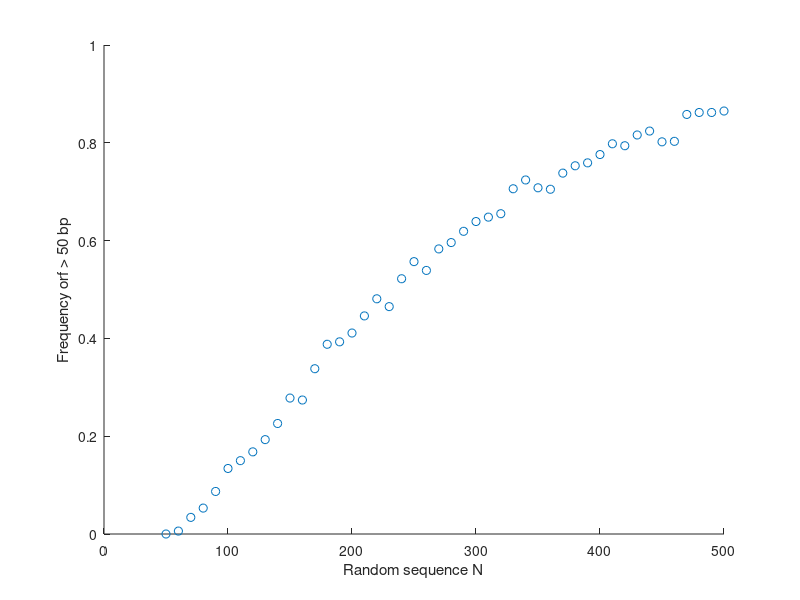

Source code (MATLAB): (Note: this script raises an error after producing the figure.)
% Homework 1. Due before class on 9/5/17
% Darlan Conterno Minussi

%% Problem 1 - addition with strings

% Fill in the blank space in this section with code that will add 
% the two numbers regardless of variable type. Hint see the matlab
% functions ischar, isnumeric, and str2num. 

%your code should work no matter which of these lines is uncommented. 
x = 3; y = 5; % integers
%x = '3'; y= '5'; %strings
% x = 3; y = '5'; %mixed

%your code goes here

if (ischar(x))
   x = str2num(x);
end
if (ischar(y))
   y = str2num(y);
end
    
%output your answer
disp(x + y);

%% Problem 2 - our first real biology problem. Open reading frames and nested loops.

%part 1: write a piece of code that creates a random DNA sequence of length
% N (i.e. consisting of the letters ATGC) where we will start with N=500 base pairs (b.p.).
% store the output in a variable
% called rand_seq. Hint: the function randi may be useful. 
% Even if you have access to the bioinformatics toolbox, 
% do not use the builtin function randseq for this part. 

N = 500; % define sequence length

bases = ['A' 'T' 'G' 'C'];
gen_numbers = randi(numel(bases),[1 N]);
rand_seq = bases(gen_numbers);


%part 2: open reading frames (ORFs) are pieces of DNA that can be
% transcribed and translated. They start with a start codon (ATG) and end with a
% stop codon (TAA, TGA, or TAG). Write a piece of code that finds the longest ORF 
% in your seqeunce rand_seq. Hint: see the function strfind.

N = 500; % define sequence length

bases = ['A' 'T' 'G' 'C'];
gen_numbers = randi(numel(bases),[1 N]);
rand_seq = bases(gen_numbers);

start = strfind(rand_seq, 'ATG');
stop = [strfind(rand_seq, 'TGA') strfind(rand_seq, 'TAA') strfind(rand_seq, 'TAG')];


for i = 1:length(start)
    for j = 1:length(stop)
        length_orf(i) = stop(j) - start(i);
    end
end

if (~isempty(length_orf))
length_orf = length_orf(length_orf > 0);
length_orf = length_orf(mod(length_orf,3) == 0);

disp(max(length_orf));
else 
    disp('No ORF found');
end

%part 3: copy your code in parts 1 and 2 but place it inside a loop that
% runs 1000 times. Use this to determine the probability
% that an sequence of length 500 has an ORF of greater than 50 b.p.


length_orf_prob = 0;

for iteration = 1:1000
    
    
    N = 500; % define sequence length
    
    bases = ['A' 'T' 'G' 'C'];
    gen_numbers = randi(numel(bases),[1 N]);
    rand_seq = bases(gen_numbers);
    
    start = strfind(rand_seq, 'ATG');
    stop = [strfind(rand_seq, 'TGA') strfind(rand_seq, 'TAA') strfind(rand_seq, 'TAG')];
    
    
    for i = 1:length(start)
        for j = 1:length(stop)
            length_orf(i) = stop(j) - start(i);
        end
    end
    
    if (~isempty(length_orf))
        length_orf = length_orf(length_orf > 50);
        length_orf = length_orf(mod(length_orf,3) == 0);
    else
    end
 
    
if length(length_orf > 0)
    length_orf_prob = length_orf_prob + 1;
end
    
end


prob = length_orf_prob/1000;
disp(prob);


%part 4: copy your code from part 3 but put it inside yet another loop,
% this time over the sequence length N. Plot the probability of having an
% ORF > 50 b.p. as a funciton of the sequence length. 

length_orf_prob = 0
seq_counter = 1
table = []


for n = 50:10:500
    
    bases = ['A' 'T' 'G' 'C'];
    gen_numbers = randi(numel(bases),[1 n]);
    rand_seq = bases(gen_numbers);
    
    
    start = strfind(rand_seq, 'ATG');
    stop = [strfind(rand_seq, 'TGA') strfind(rand_seq, 'TAA') strfind(rand_seq, 'TAG')];
    
    
    for iteration = 1:1000
       
        
        bases = ['A' 'T' 'G' 'C'];
        gen_numbers = randi(numel(bases),[1 n]);
        rand_seq = bases(gen_numbers);
        
        start = strfind(rand_seq, 'ATG');
        stop = [strfind(rand_seq, 'TGA') strfind(rand_seq, 'TAA') strfind(rand_seq, 'TAG')];
        
        
        for i = 1:length(start)
            for j = 1:length(stop)
                length_orf(i) = stop(j) - start(i);
            end
        end
        
        if (~isempty(length_orf))
            length_orf = length_orf(length_orf > 50);
            length_orf = length_orf(mod(length_orf,3) == 0);
        else
        end
        
        
        if length(length_orf > 0)
            length_orf_prob = length_orf_prob + 1;
        end
        
    end
    
    
    prob = length_orf_prob/1000;
    
    table(seq_counter,1) = n
    table(seq_counter,2) = prob
    
    length_orf_prob = 0;
    
    seq_counter = seq_counter + 1;
    
end

scatter(table(:,1), table(:,2));
xlabel('Random sequence N');
ylabel('Frequency orf > 50 bp');

%part 5: Make sure your results from part 4 are sensible. What features
% must this curve have (hint: what should be the value when N is small or when
% N is very large? how should the curve change in between?) Make sure your
% plot looks like this. 

%% problem 3 data input/output and simple analysis

%The file qPCRdata.txt is an actual file that comes from a Roche
%LightCycler qPCR machine. The important columns are the Cp which tells
%you the cycle of amplification and the position which tells you the well
%from the 96 well plate. Each column of the plate has a different gene and
%each row has a different condition. Each gene in done in triplicates so
%columns 1-3 are the same gene, columns 4-6 the same, etc.
%so A1-A3 are gene 1 condition 1, B1-B3 gene 1 condition 2, A4-A6 gene 2
%condition 1, B4-B6 gene2 condition 2 etc. 

% part1: write code to read the Cp data from this file into a vector. You can ignore the last two
% rows with positions beginning with G and H as there were no samples here. 

% specifying full path, please remove path if testing and make sure file is in the same folder)
rawdata = readtable('/Users/dcminussi/Documents/GitHub/hw1-darlanminussi/qPCRdata.txt');
cp = rawdata(:,{'Cp'});
cp.array = table2array(cp);



% Part 2: transform this vector into an array representing the layout of
% the plate. e.g. a 6 row, 12 column array should that data(1,1) = Cp from
% A1, data(1,2) = Cp from A2, data(2,1) = Cp from B1 etc. 

cp = vec2mat(cp.array,12);
cp = cp(1:6,:);

% Part 3. The 4th gene in columns 10 - 12 is known as a normalization gene.
% That is, it's should not change between conditions and it is used to normalize 
% the expression values for the others. For the other three
% genes, compute their normalized expression in all  conditions, normalized to condition 1. 
% In other words, the fold change between these conditions and condition 1. The
% formula for this is 2^[Cp0 - CpX - (CpN0 - CpNX)] where Cp0 is the Cp for
% the gene in the 1st condition, CpX is the value of Cp in condition X and
% CpN0 and CpNX are the same quantitites for the normalization gene.
% Plot this data in an appropriate way. 

norm_genes = cp(:,10:12);
norm_genes_mean = mean(norm_genes, 1);
test = [];
final_results = [];

% calculating mean for the triplicates
for ii = 0:3
    cp_mean(:,ii + 1) = mean(cp(:,ii*3+1:(ii+1)*3),2);
end

for i = (1:size(cp_mean,1))
    for j = (1:size(cp_mean,2)-1)
    test(i,j) = cp_mean(1,j) - cp_mean(i,j) - (cp_mean(1,4) - cp_mean(i,4));
    end
end

final_results = 2.^test;
disp(final_results);

bar(final_results);
ylabel('Fold Change');
xlabel('Conditions');

    
%% Challenge problems that extend the above (optional)

% 1. Write a solution to Problem 2 part 2 that doesn't use any loops at
% all. Hint: start by using the built in function bsxfun to make a matrix of all distances
% between start and stop codons. 

% 2. Problem 2, part 4. Use Matlab to compute the exact solution to this
% problem and compare your answer to what you got previously by testing
% many sequences. Plot both on the same set of axes. Hint: to get started 
% think about the following:
% A. How many sequences of length N are there?
% B. How many ways of making an ORF of length N_ORF are there?
% C. For each N_ORF how many ways of position this reading frame in a
% sequence of length N are there?

% 3. Problem 3. Assume that the error in each Cp is the standard deviation
% of the three measurements. Add a section to your code that propogates this
% uncertainty to the final results. Add error bars to your plot. (on
% propagation of error, see, for example:
% https://en.wikipedia.org/wiki/Propagation_of_uncertainty


